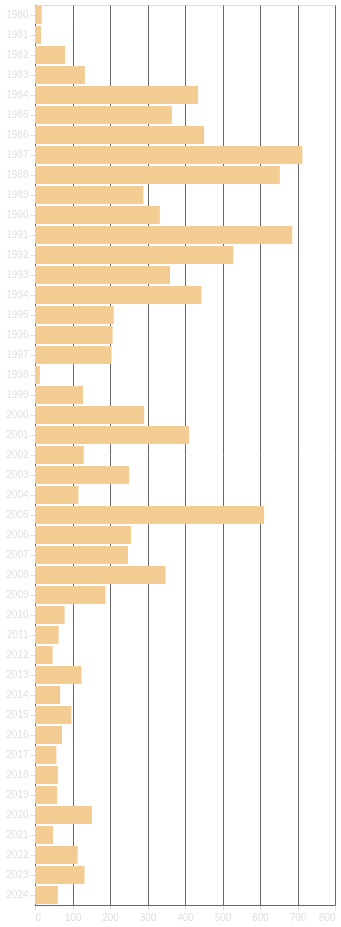

Specify this chart in Vega-Lite:
### Vega-Lite specification from a JSON file in a GitHub repository (floating-point values rounded to 4 significant figures; data arrays with more than 128 entries replaced by an {"elided": "..."} marker saying what was removed)
{"config": {"background": "transparent", "title": {"color": "#DBDEE1", "fontSize": 16}, "axis": {"domainColor": "#666666", "gridColor": "#666666", "tickColor": "#DBDEE1", "titleColor": "#DBDEE1", "labelColor": "#DBDEE1"}, "legend": {"labelColor": "#DBDEE1", "titleColor": "#DBDEE1"}}, "data": {"name": "data-c82255b4624309539f631a558537e684"}, "mark": {"type": "bar", "tooltip": true}, "encoding": {"color": {"value": "#F3CC94"}, "x": {"aggregate": "count", "axis": {"ticks": true, "title": null}, "type": "quantitative"}, "y": {"axis": {"ticks": true, "title": null}, "field": "year", "type": "nominal"}}, "height": "container", "params": [{"name": "param_1", "select": {"type": "interval", "encodings": []}, "bind": "scales"}], "width": "container", "$schema": "https://vega.github.io/schema/vega-lite/v5.17.0.json", "datasets": {"data-c82255b4624309539f631a558537e684": {"elided": "10350 records"}}}
